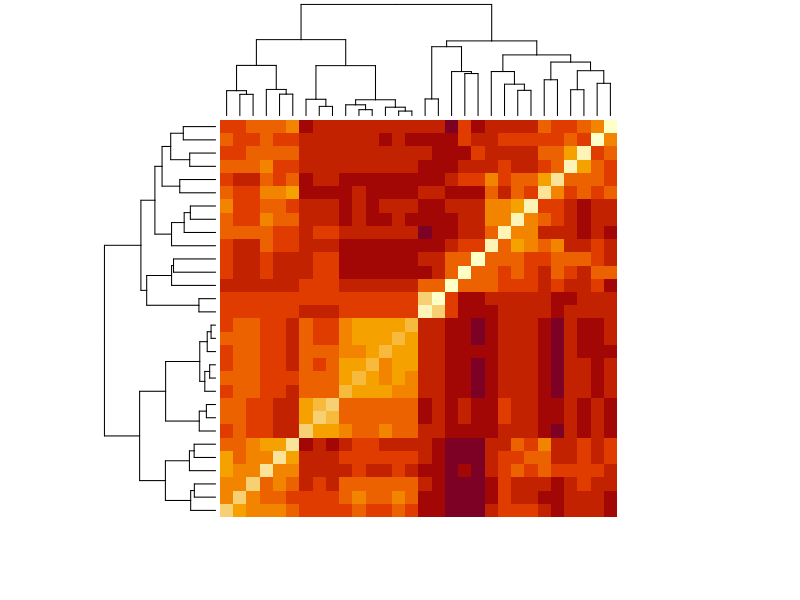
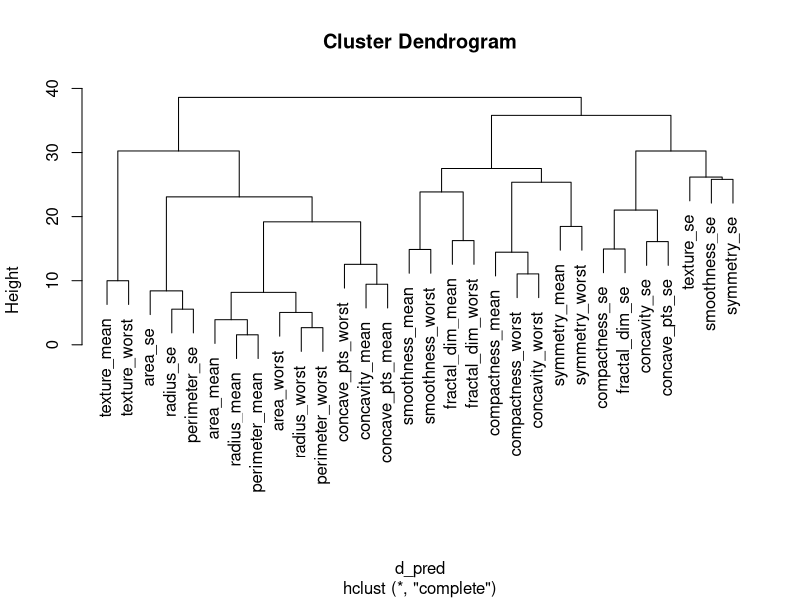
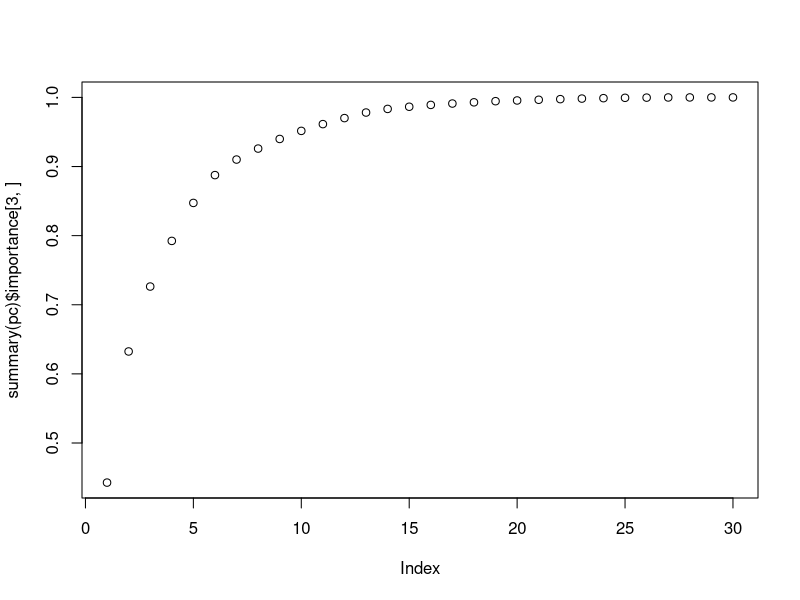
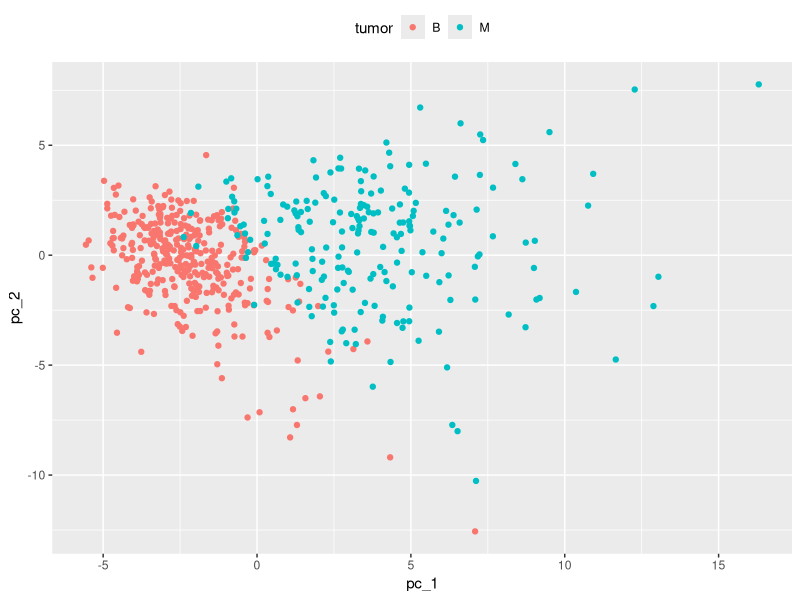
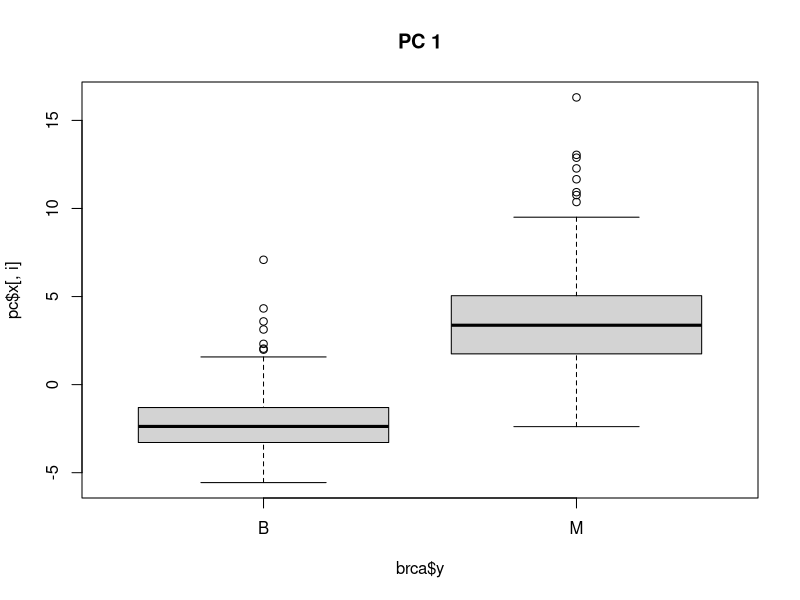
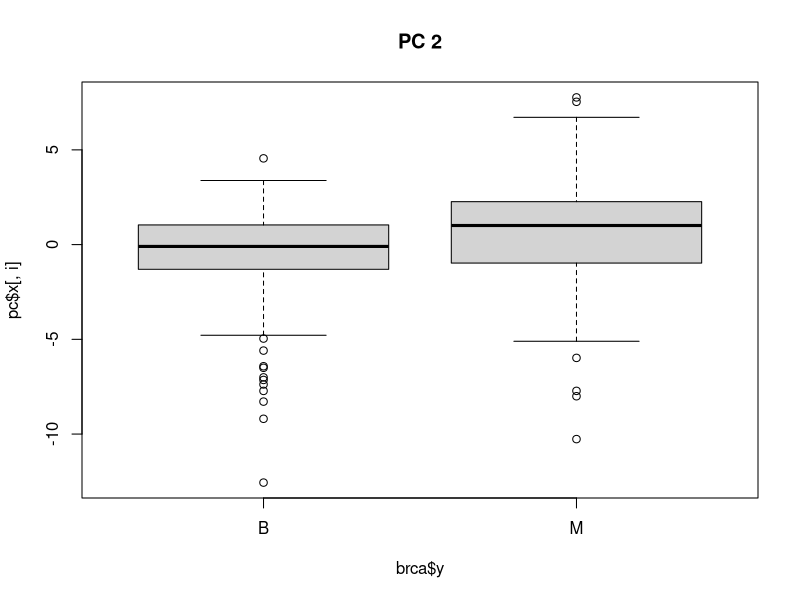
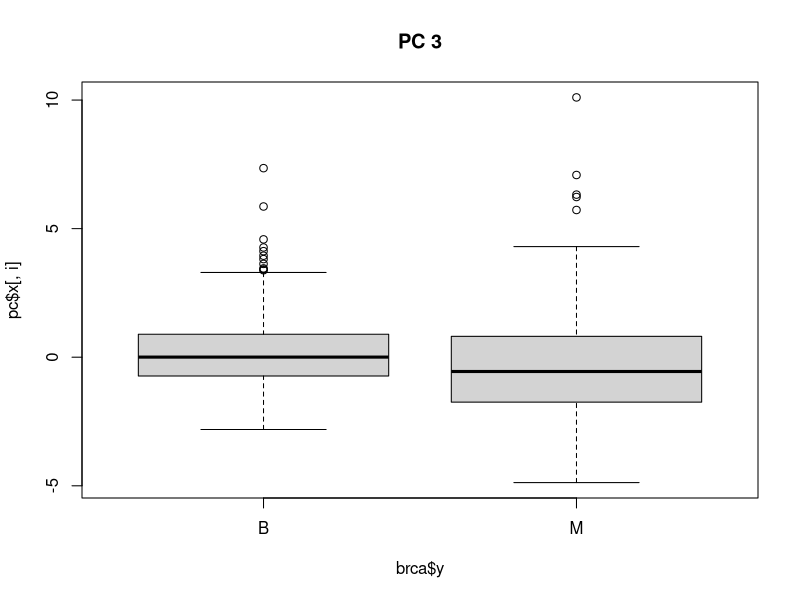
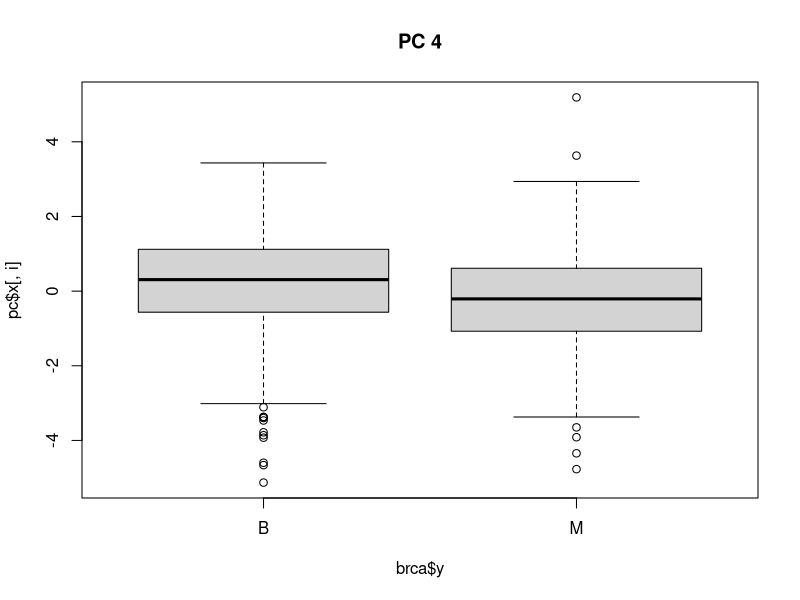

R code for these plots, in order: (Note: this script raises an error after producing the figures.)
options(digits = 3)
library(matrixStats)
library(tidyverse)
library(caret)
library(gam)
library(dslabs)
library(matrixStats)

data(brca)


#Predictors
dim(brca$x)

#Proportion of malignant
mean(brca$y == "M")

which.max(colMeans(brca$x))
which.min(colSds(brca$x))

#Normalize
x_scaled <- sweep(brca$x,2,colMeans(brca$x),"-")
x_scaled <- sweep(x_scaled,2,colSds(brca$x),"/")
colSds(x_scaled)
median(x_scaled[,1])

#Distnace matrix for the predictors:x
dm <- as.matrix(dist(x_scaled))

#Benign samples
b <- which(brca$y=="B")
#Malignant samples
m <- which(brca$y=="M")

#Average distance from first sample
mean(dm[b,1])
mean(dm[m,1])

#Heatmap of distance relationship between predictors.
#We transpose x_scaled as we want the distances between the 30 predictors/features rather than the samples.
d_pred <- dist(t(x_scaled))
heatmap(as.matrix(d_pred), labRow = NA, labCol = NA)  

#Heirarchical clustering of features
h <- hclust(d_pred)
plot(h)

#prune the tree to only 5 clusters
(clusters <- cutree(h, k = 5))
names(clusters)[clusters == 3]
#Features seggreegated into different clusters.
split(names(clusters),clusters)

#Prinicipal Component Analysis for dimensionality reduciton
pc <- prcomp(x_scaled)
#biplot(pc)
summary(pc)$importance[3,]
plot(summary(pc)$importance[3,])

#Plotting Malignant and Benign types for PC1 and PC2
data.frame(pc_1 = pc$x[,1], pc_2 = pc$x[,2], tumor = brca$y) %>%
  ggplot(aes(pc_1, pc_2, color = tumor)) +
  geom_point() +
  theme(legend.position="top")

#boxplots of PC 1:10
for(i in 1:10){
  boxplot(pc$x[,i] ~ brca$y, main = paste("PC", i))
}

#All in one using gather
data.frame(type = brca$y, pc$x[,1:10]) %>%
  gather(key = "PC", value = "value", -type) %>%
  ggplot(aes(PC, value, fill = type)) +
  geom_boxplot()

#Create train,test sets
#set.seed(1) # if using R 3.5 or earlier
set.seed(1, sample.kind = "Rounding")    # if using R 3.6 or later
test_index <- createDataPartition(brca$y, times = 1, p = 0.2, list = FALSE)
test_x <- x_scaled[test_index,]
test_y <- brca$y[test_index]
train_x <- x_scaled[-test_index,]
train_y <- brca$y[-test_index]

mean(train_y=="B")
mean(test_y=="B")

#kmeans
set.seed(3,sample.kind="Rounding")
k <- kmeans(train_x, centers = 2)

#Assigns clusters to observations from x using a kmeans object k
predict_kmeans <- function(x, k) {
  centers <- k$centers    # extract cluster centers
  # calculate distance to cluster centers
  distances <- sapply(1:nrow(x), function(i){
    apply(centers, 1, function(y) dist(rbind(x[i,], y)))
  })
  max.col(-t(distances))  # select cluster with min distance to center
}


#replace the clusters with B and M respectively
preds <- ifelse(predict_kmeans(test_x, k) == 1, "B", "M")
preds
(acc_kmeans <- mean(preds==test_y))

#Confusion of preds and actual B,M
confusionMatrix(as_factor(preds),test_y)

#Logistic Regression
lm <- train(y = train_y,x = train_x, method="glm", family = binomial)
mean(predict(lr,test_x) == test_y)

#Linear Discriminant Analysis
ld <- train(y = train_y,x = train_x, method="lda")
mean(predict(ld,test_x) == test_y)

#Quadratic Discriminant Analysi
qd <- train(y = train_y,x = train_x, method="qda")
mean(predict(qd,test_x) == test_y)

#Loess
loess <- train(train_x, train_y,
                     method = "gamLoess")
mean(predict(loess, test_x) == test_y)
